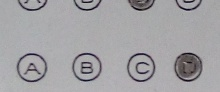
#> input picture a.jpg_2018-10-08_10-35-23/14_section1.jpg, 220 x 92 px, found by its file name
$ python '3_bkp_find and sort.py'   (older library calls are emulated)
#> lines starting #> are read from the running program, lines starting #| are printed output that depends on the picture; after the words box and inside, x2 and y2 are one past the last pixel; in counts of white or black regions, pixels touching at a corner belong together; long printed decimals are rounded
#!/usr/bin/env python
# -*- coding: utf-8 -*-
#
#  a.py
#
#  Copyright 2018 User <User@DESKTOP-17Q7VC8>
#
#  This program is free software; you can redistribute it and/or modify
#  it under the terms of the GNU General Public License as published by
#  the Free Software Foundation; either version 2 of the License, or
#  (at your option) any later version.
#
#  This program is distributed in the hope that it will be useful,
#  but WITHOUT ANY WARRANTY; without even the implied warranty of
#  MERCHANTABILITY or FITNESS FOR A PARTICULAR PURPOSE.  See the
#  GNU General Public License for more details.
#
#  You should have received a copy of the GNU General Public License
#  along with this program; if not, write to the Free Software
#  Foundation, Inc., 51 Franklin Street, Fifth Floor, Boston,
#  MA 02110-1301, USA.
#
#

import numpy as np
import cv2
import matplotlib.pyplot as plt
from imutils.perspective import four_point_transform
from imutils import contours
import math
import imutils
import time
from pandas import DataFrame
import errno
import os
from datetime import datetime

def findAllCnts(img):
	kernel = np.ones((3,3), np.uint8) #3
	img = doMorphologyEx(img, cv2.MORPH_OPEN, kernel)
	brcrop = cv2.cvtColor(img,cv2.COLOR_BGR2GRAY)
	brblur =  cv2.medianBlur(brcrop,1)  #1
	#brblur = doGaussianBlur(brcrop,(1,1))#1
	brblur = cv2.Canny(brblur, 10, 100)
	#brthresh = doAdaptiveThreshold(brblur)
	kernel = np.ones((5, 5), np.uint8)
	bthresh = doMorphologyEx(brblur, cv2.MORPH_CLOSE, kernel)
	_,cnts,_ = cv2.findContours(bthresh.copy(),cv2.RETR_EXTERNAL,cv2.CHAIN_APPROX_NONE)


	cv2.drawContours(img,cnts,-1,(0,12,255),1)

	cv2.imshow("test2",img)
	# done find contours
	docCnt = None
	print(len(cnts))
	# ensure that at least one contour was found
	return cnts

def doMorphologyEx(im,method,kern):
	out = cv2.morphologyEx(im, method, kern)
	return out

def doAdaptiveThreshold(image):
	out = cv2.adaptiveThreshold(image,255,cv2.ADAPTIVE_THRESH_GAUSSIAN_C,cv2.THRESH_BINARY,7,2)
	return out

def doGaussianBlur(im,numhere):
	out = cv2.GaussianBlur(im,numhere ,0)
	return out

def doMedianBlur(im,numhere):
	out = cv2.medianBlur(im,numhere)
	return out

def doBlur(im,numhere):
	out = cv2.blur(im,numhere)
	return out

def doThreshold(im):
	out = cv2.threshold(im, 128, 255, cv2.THRESH_BINARY)
	return out

def filter_contours(brcnts):
	# [FILTER] filter the bubble from other contours
	print("brcnts length ",len(brcnts))

	newbrcnts = []
	for c in brcnts:
		area = cv2.contourArea(c)

		if area > 100 and area < 850:
			perimeter = cv2.arcLength(c,True)
			print("area,perimeter")
			print(area,perimeter)

			if perimeter < 120 and perimeter > 68:
				newbrcnts.append(c)
	# done process
	bubblecnts = []

	# loop over the contours
	print("ar,w,h")

	for c in newbrcnts:
		# compute the bounding box of the contour, then use the
		# bounding box to derive the aspect ratio
		(x, y, w, h) = cv2.boundingRect(c)
		ar = w / float(h)

		print(ar,w,h)
		# in order to label the contour as a question, region
		# should be sufficiently wide, sufficiently tall, and
		# have an aspect ratio approximately equal to 1
		if w >= 19 and h >= 19 and ar >= 0.9 and ar <= 1.3:
			bubblecnts.append(c)

	return bubblecnts

def sort_contours(cnts, method="left-to-right"):
	# initialize the reverse flag and sort index
	reverse = False
	i = 0

	# handle if we need to sort in reverse
	if method == "right-to-left" or method == "bottom-to-top":
		reverse = True

	# handle if we are sorting against the y-coordinate rather than
	# the x-coordinate of the bounding box
	if method == "top-to-bottom" or method == "bottom-to-top":
		i = 1

	# construct the list of bounding boxes and sort them from top to
	# bottom
	boundingBoxes = [cv2.boundingRect(c) for c in cnts]
	(cnts, boundingBoxes) = zip(*sorted(zip(cnts, boundingBoxes),
		key=lambda b:b[1][i], reverse=reverse))

	# return the list of sorted contours and bounding boxes
	return cnts


img =  cv2.imread("14_section1.jpg")
#> img is the input picture: shape (92, 220, 3); mean B, G, R 164.6, 161.8, 162.9
imgcp = img.copy()
cnts = findAllCnts(img)
#> in findAllCnts, `brblur = cv2.Canny(brblur, 10, 100)`:
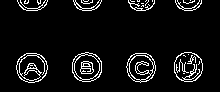
#> brblur: shape (92, 220); 6.9% white in thin lines or dots, all inside (x1, y1, x2, y2) = (16, 0, 203, 83)
#> call 2 of doMorphologyEx, with method = 3, kern = array of shape (5, 5)
#> in doMorphologyEx (call 2), `out = cv2.morphologyEx(im, method, kern)`:
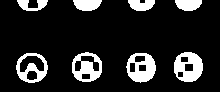
#> out: shape (92, 220); 15% white; 8 white regions
#> in findAllCnts, `_,cnts,_ = cv2.findContours(bthresh.copy(),cv2.RETR_EXTERNAL,cv2.CHAIN..`: cnts = 8 contours; box (x1, y1, x2, y2) and area: (16, 53, 48, 83) 718, (72, 52, 102, 82) 692, (174, 52, 203, 82) 668, (126, 53, 156, 83) 662, (73, 0, 102, 11) 222, (175, 0, 202, 11) 209, (128, 0, 155, 11) 194, (17, 0, 48, 11) 157
#> in findAllCnts, `cv2.drawContours(img,cnts,-1,(0,12,255),1)`:
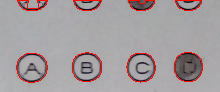
#> img: shape (92, 220, 3); mean B, G, R 158.6, 156.5, 164.8
#| 8
newcnts = filter_contours(cnts)
#| brcnts length  8
#> the loop in filter_contours, `for c in brcnts:` made 8 passes
#> (area, perimeter) on passes 1 to 8: (661.5, 97.84), (718.5, 100.7), (668, 96.43), (691.5, 99.01), (209, 64.97), (194, 69.8), (221.5, 68.38), (157, 89.46)
#> (printed output is left out)
#> after the loop in filter_contours, `for c in brcnts:`: newbrcnts = 7 contours; box (x1, y1, x2, y2) and area: (16, 53, 48, 83) 718, (72, 52, 102, 82) 692, (174, 52, 203, 82) 668, (126, 53, 156, 83) 662, (73, 0, 102, 11) 222, (128, 0, 155, 11) 194, (17, 0, 48, 11) 157
#> the loop in filter_contours, `for c in newbrcnts:` made 7 passes
#> (x, y, w, h, ar) on passes 1 to 7: (126, 53, 30, 30, 1), (16, 53, 32, 30, 1.07), (174, 52, 29, 30, 0.967), (72, 52, 30, 30, 1), (128, 0, 27, 11, 2.45), (73, 0, 29, 11, 2.64), (17, 0, 31, 11, 2.82)
#| 1.0 30 30
#| 1.067 32 30
#| 0.9667 29 30
#| 1.0 30 30
#| 2.455 27 11
#| 2.636 29 11
#| 2.818 31 11
#> after the loop in filter_contours, `for c in newbrcnts:`: bubblecnts = 4 contours; box (x1, y1, x2, y2) and area: (16, 53, 48, 83) 718, (72, 52, 102, 82) 692, (174, 52, 203, 82) 668, (126, 53, 156, 83) 662
#> newcnts has the same summary as bubblecnts in filter_contours
newcnts = sort_contours(newcnts)
#> in sort_contours, `boundingBoxes = [cv2.boundingRect(c) for c in cnts]`: boundingBoxes = [(126, 53, 30, 30), (16, 53, 32, 30), (174, 52, 29, 30), (72, 52, 30, 30)]
#> in sort_contours, `(cnts, boundingBoxes) = zip(*sorted(zip(cnts, boundingBoxes), key=lamb..`: cnts has the same summary as bubblecnts in filter_contours; boundingBoxes = ((16, 53, 32, 30), (72, 52, 30, 30), (126, 53, 30, 30), (174, 52, 29, 30))
i = 0
r = 18
g= 5
b = 41
while(i<4):

	cv2.drawContours(imgcp,newcnts,i,(r,12,b),-1)

	r = 50 + r
	g = 10 + r
	b = g + r
	i = i + 1
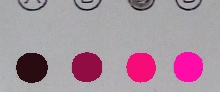
#> imgcp: shape (92, 220, 3); 14.4% of pixels changed, all inside (x1, y1, x2, y2) = (16, 52, 203, 83)
#> after the loop, i = 4; r = 218

cv2.imshow("a",imgcp)
cv2.waitKey(0)

$ run again, with a.jpg_2018-10-08_10-35-23/11_section1.jpg copied over a.jpg_2018-10-08_10-35-23/14_section1.jpg
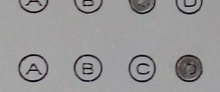
#> input picture a.jpg_2018-10-08_10-35-23/11_section1.jpg, 220 x 92 px, found by its file name
#> img is the input picture: shape (92, 220, 3); mean B, G, R 152, 151.2, 152.3
#> in findAllCnts, `brblur = cv2.Canny(brblur, 10, 100)`:
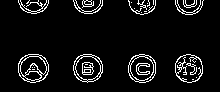
#> brblur: shape (92, 220); 7.1% white in thin lines or dots, all inside (x1, y1, x2, y2) = (18, 0, 204, 83)
#> out: shape (92, 220); 15.4% white; 8 white regions
#> in findAllCnts, `_,cnts,_ = cv2.findContours(bthresh.copy(),cv2.RETR_EXTERNAL,cv2.CHAIN..`: cnts = 8 contours; box (x1, y1, x2, y2) and area: (18, 54, 49, 83) 687, (73, 54, 103, 83) 648, (128, 54, 156, 83) 623, (175, 54, 203, 83) 612, (18, 0, 49, 14) 270, (175, 0, 204, 15) 256, (73, 0, 103, 14) 244, (128, 0, 156, 15) 220
#> img: shape (92, 220, 3); mean B, G, R 146.4, 146.1, 155
#| 8
#| brcnts length  8
#> the loop in filter_contours, `for c in brcnts:` made 8 passes
#> (area, perimeter) on passes 1 to 8: (612.5, 93.01), (623, 93.6), (648, 96.43), (687, 98.43), (256, 88.28), (219.5, 97.7), (244, 92.28), (270, 86.28)
#> (printed output is left out)
#> after the loop in filter_contours, `for c in brcnts:`: newbrcnts has the same summary as cnts in findAllCnts
#> the loop in filter_contours, `for c in newbrcnts:` made 8 passes
#> (x, y, w, h, ar) on passes 1 to 8: (175, 54, 28, 29, 0.966), (128, 54, 28, 29, 0.966), (73, 54, 30, 29, 1.03), (18, 54, 31, 29, 1.07), (175, 0, 29, 15, 1.93), (128, 0, 28, 15, 1.87), (73, 0, 30, 14, 2.14), (18, 0, 31, 14, 2.21)
#> (printed output is left out)
#> after the loop in filter_contours, `for c in newbrcnts:`: bubblecnts = 4 contours; box (x1, y1, x2, y2) and area: (18, 54, 49, 83) 687, (73, 54, 103, 83) 648, (128, 54, 156, 83) 623, (175, 54, 203, 83) 612
#> newcnts has the same summary as bubblecnts in filter_contours
#> in sort_contours, `boundingBoxes = [cv2.boundingRect(c) for c in cnts]`: boundingBoxes = [(175, 54, 28, 29), (128, 54, 28, 29), (73, 54, 30, 29), (18, 54, 31, 29)]
#> in sort_contours, `(cnts, boundingBoxes) = zip(*sorted(zip(cnts, boundingBoxes), key=lamb..`: cnts has the same summary as bubblecnts in filter_contours; boundingBoxes = ((18, 54, 31, 29), (73, 54, 30, 29), (128, 54, 28, 29), (175, 54, 28, 29))
#> after the loop `while(i<4):`:
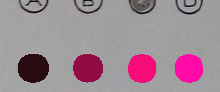
#> imgcp: shape (92, 220, 3); 13.54% of pixels changed, all inside (x1, y1, x2, y2) = (18, 54, 203, 83)
#> after the loop `while(i<4):`: i = 4; r = 218
